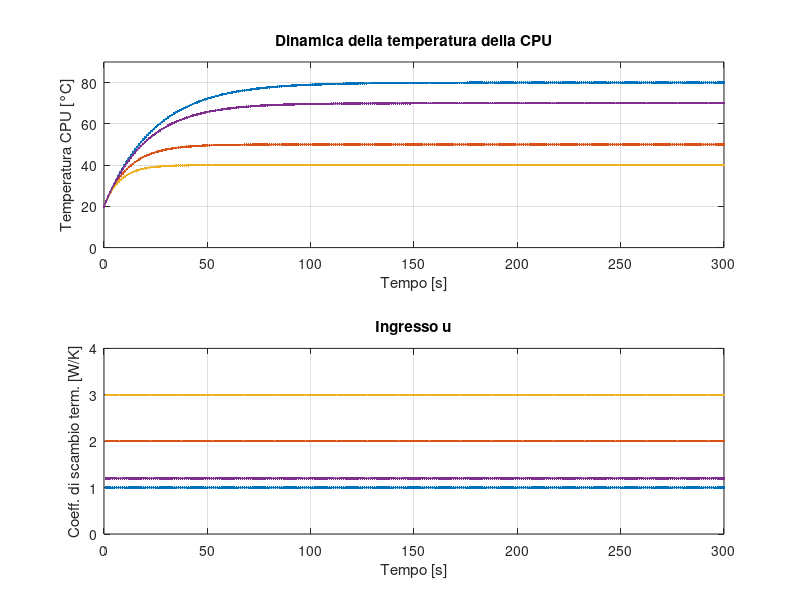

MATLAB code to generate this figure:
%% Simulazione della dinamica della temperatura di una CPU con raffreddamento ad aria
% ingresso costante

% Parametri del sistema
M = 0.05;       % Massa equivalente della CPU + dissipatore (kg)
cp = 500;       % Calore specifico medio (J/kg·K)
u = 1;          % Coefficiente di scambio termico (W/K)
Theta_a = 20;   % Temperatura ambiente (°C)
Phi_gen = 60;   % Potenza generata dalla CPU (W)

% Condizioni iniziali
Theta0 = Theta_a; % Temperatura iniziale della CPU (°C)
t_final = 300;  % Tempo di simulazione (s)

% Discretizzazione temporale
dt = 1; % Passo tempo (s) di discretizzazione
t = 0:dt:t_final; % Vettore del tempo (discreto)
Theta = zeros(size(t)); % Inizializzazione vettore della temperatura
Theta(1) = Theta0; % Condizione iniziale 

% Simulazione con metodo di Eulero
for i = 1:length(t)-1
    Qconv = u*(Theta(i) - Theta_a);  % Flusso di calore per convezione
    dThetadt = (Phi_gen - Qconv) / (M * cp); % Equazione di bilancio termico
    Theta(i+1) = Theta(i) + dThetadt * dt; % Aggiornamento della temperatura
end

% Grafico dei risultati
figure(1); grid on; box on; hold on; 
plot(t, Theta, '.-r', 'LineWidth', 1);
xlabel('Tempo [s]');
ylabel('Temperatura CPU [°C]');
title('Dinamica della temperatura della CPU');

%% Simulazione della dinamica della temperatura di una CPU con raffreddamento ad aria
% diversi valori di ingresso costante

% Parametri del sistema
M = 0.05;       % Massa equivalente della CPU + dissipatore (kg)
cp = 500;       % Calore specifico medio (J/kg·K)

Theta_a = 20;   % Temperatura ambiente (°C)
Phi_gen = 60;   % Potenza generata dalla CPU (W)

% Condizioni iniziali
Theta0 = Theta_a; % Temperatura iniziale della CPU (°C)
t_final = 300;  % Tempo di simulazione (s)

% Discretizzazione temporale
dt = 1; % Passo tempo (s) di discretizzazione
t = 0:dt:t_final; % Vettore del tempo (discreto)
Theta = zeros(size(t)); % Inizializzazione vettore della temperatura
Theta(1) = Theta0; % Condizione iniziale 

for u = 1:1:3 % Coefficiente di scambio termico (W/K)
    % Simulazione con metodo di Eulero
    for i = 1:length(t)-1
        Qconv = u*(Theta(i) - Theta_a);  % Flusso di calore per convezione
        dThetadt = (Phi_gen - Qconv) / (M * cp); % Equazione di bilancio termico
        Theta(i+1) = Theta(i) + dThetadt * dt; % Aggiornamento della temperatura
    end
    
    % Grafico dei risultati
    figure(1);
    subplot(2,1,1); grid on; box on; hold on;  title('Dinamica della temperatura della CPU');
    plot(t, Theta, '.-', 'LineWidth', 1);
    xlabel('Tempo [s]');
    ylabel('Temperatura CPU [°C]');
    ylim([0,90])
    subplot(2,1,2)
    plot(t, u*t./t, '.-', 'LineWidth', 1); grid on; box on; hold on; 
    xlabel('Tempo [s]');
    ylabel('Coeff. di scambio term. [W/K]');
    ylim([0,4])

end

%% Simulazione della dinamica della temperatura di una CPU con raffreddamento ad aria
%  Un problema inverso: dato un desiderio dulla temperatura a regime
%  stazionario, determinare l'ingresso costante che lo assicura

% Parametri del sistema
M = 0.05;       % Massa equivalente della CPU + dissipatore (kg)
cp = 500;       % Calore specifico medio (J/kg·K)
Theta_a = 20;   % Temperatura ambiente (°C)
Phi_gen = 60;   % Potenza generata dalla CPU (W)

% Condizioni iniziali
Theta0 = Theta_a; % Temperatura iniziale della CPU (°C)
t_final = 300;  % Tempo di simulazione (s)

% Riferimento di temperatura e feedback
Theta_r = 70; % riferimento di temperatura della CPU desiderato (°C)
u  = Phi_gen/(Theta_r-Theta_a); 

% Discretizzazione temporale
dt = 1; % Passo tempo (s) di discretizzazione
t = 0:dt:t_final; % Vettore del tempo (discreto)
Theta = zeros(size(t)); % Inizializzazione vettore della temperatura
Theta(1) = Theta0; % Condizione iniziale 

% Simulazione con metodo di Eulero
for i = 1:length(t)-1
    Qconv = u*(Theta(i) - Theta_a);  % Flusso di calore per convezione
    dThetadt = (Phi_gen - Qconv) / (M * cp); % Equazione di bilancio termico
    Theta(i+1) = Theta(i) + dThetadt * dt; % Aggiornamento della temperatura
end

% Grafico dei risultati
figure(1);
subplot(2,1,1); grid on; box on; hold on; title('Dinamica della temperatura della CPU');
plot(t, Theta, '.-', 'LineWidth', 1);
xlabel('Tempo [s]');
ylabel('Temperatura CPU [°C]');
ylim([0,90])
subplot(2,1,2); grid on; box on; hold on; title('Ingresso u');
plot(t, u*t./t, '.-', 'LineWidth', 1); 
ylabel('Coeff. di scambio term. [W/K]');
ylim([0,4])